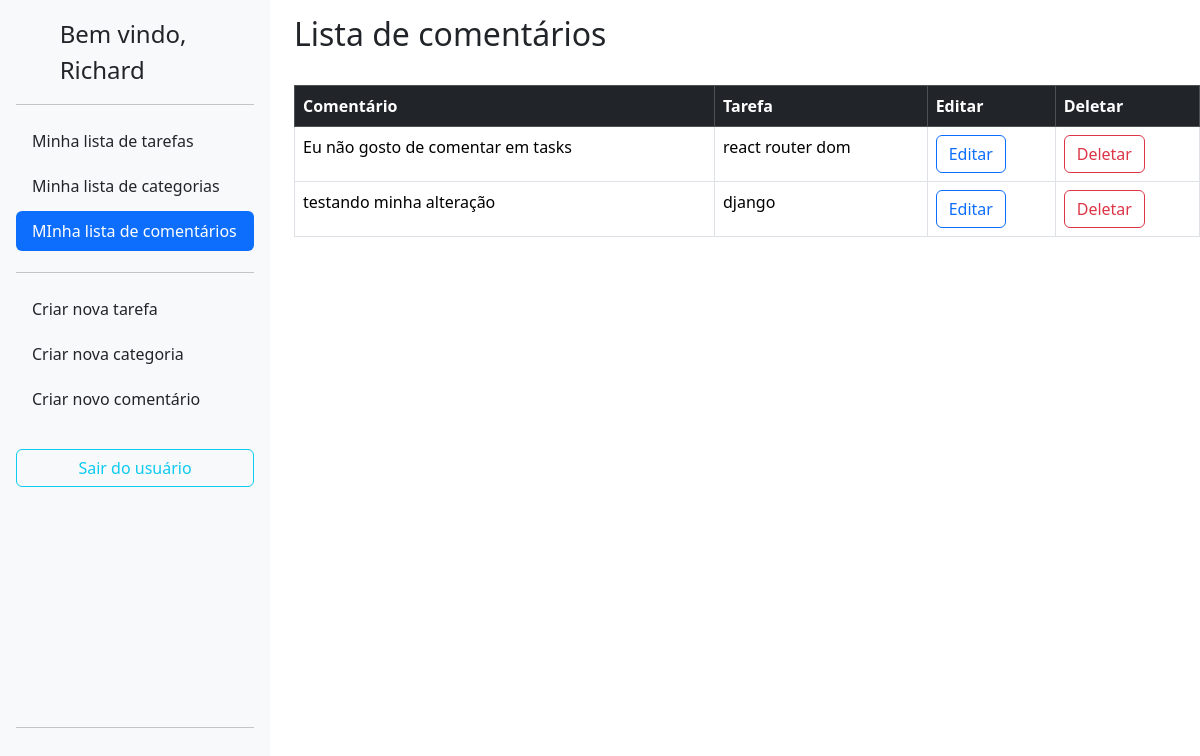
The app's page /comments/ (signed in) with its own data.
### lizetest/accounts/models.py (models this page shows, shortened)
class User(AbstractBaseUser, PermissionsMixin):
	username = models.CharField(
		_('username'),
		max_length=150,
		unique=True,
		help_text=('150 caracteres ou menos. Letras, números e @/./+/-/_ apenas.'),
		error_messages={
			'unique': _("A user with that username already exists."),
		},
		null=True,
		blank=True
	)
	name = models.CharField(_('name'), max_length=100, blank=True)
	email = models.EmailField(_('email address'), unique=True)
	is_staff = models.BooleanField(
		_('staff status'),
		default=False,
		help_text=_('Designates whether the user can log into this admin site.'),
	)
	is_active = models.BooleanField(
		_('active'),
		default=True,
		help_text=_(
			'Designates whether this user should be treated as active. '
			'Unselect this instead of deleting accounts.'
		),
	)
	filtro = models.CharField(max_length=50,default='created_at')
	objects = UserManager()
	EMAIL_FIELD = 'email'
	USERNAME_FIELD = 'username'
	REQUIRED_FIELDS = ['email']
	class Meta:
		verbose_name = 'usuário'
		verbose_name_plural = 'usuários'

### lizetest/comments/models.py (models this page shows, shortened)
class Comment(BaseModel):
    comment = models.TextField(verbose_name="Comentário")
    task = models.ForeignKey(Task,on_delete=models.CASCADE,verbose_name="Tarefa")
    author = models.ForeignKey(User,on_delete=models.CASCADE,blank=True)

### lizetest/todo/models.py (models this page shows)
class Task(BaseModel):
    title = models.CharField(max_length=255,verbose_name="Título")
    description = models.TextField(verbose_name='Descrição')
    category = models.ForeignKey(Category, on_delete=models.CASCADE,verbose_name="Categoria")
    completion_date = models.DateTimeField(null=True, blank=True)
    completed = models.BooleanField(default=False)
    author = models.ForeignKey(User,on_delete=models.CASCADE,blank=True)
    def __str__(self):
        return self.title

### lizetest/comments/views.py (the view)
# urls.py: path('', CommentsListView.as_view(), name='comments_list'),
class CommentsListView(ListView,BaseViews):
    model = Comment
    template_name = 'comments_list.html'
    context_object_name = 'comments'
    def get_queryset(self):
        return Comment.objects.filter(author=self.request.user)
    def get_context_data(self, **kwargs):
        context = super().get_context_data(**kwargs)
        context['user'] = self.request.user.username
        return context

### lizetest/core/models.py (called while the page is built)
    def dispatch(self, request, *args, **kwargs):
        if not request.user.is_authenticated:
            return redirect('accounts:login')
        return super().dispatch(request, *args, **kwargs)

### lizetest/comments/templates/comments_list.html (shortened to what this page needs)
{% extends 'base.html' %}
  {% block content %}
  <div class="row">
    <div class="col-auto">
      {% include 'sidebar.html' %}
    </div>
    <div class="col">
      <h2 style="padding-top: 15px;">Lista de comentários</h2><br>
      <table class="table table-bordered">
        <thead>
          <tr class="table-dark">
            <th scope="col">Comentário</th>
            <th scope="col">Tarefa</th>
            <th scope="col">Editar</th>
            <th scope="col">Deletar</th>
          </tr>
        </thead>
        <tbody>
          {% for comment in comments %}
          <tr>
            <td>{{comment.comment}}</td>
            <td>{{comment.task}}</td>
            <td>
              <a href="{% url 'comments:comments_edit' pk=comment.pk %}">
                <button type="button" class="btn btn-outline-primary">Editar</button>
              </a>
            </td>
            <td>
              <a href="{% url 'comments:comments_delete' pk=comment.pk %}">
              <button type="button" class="btn btn-outline-danger">Deletar</button>
            </a>
            </td>
          </tr>
          {% endfor %}
        </tbody>
      </table>
      {% endblock %}

### lizetest/core/templates/sidebar.html (shortened to what this page needs)
<div class="d-flex flex-column flex-shrink-0 p-3 bg-light" style="width:270px; height: 95vh;">
    <a href="/" class="d-flex align-items-center mb-3 mb-md-0 me-md-auto link-dark text-decoration-none">
        <svg class="bi me-2" width="40" height="32">
            <use xlink:href="#bootstrap" />
        </svg>
        <span class="fs-4">Bem vindo, {{user}}</span>
    </a>
    <hr>
    <ul class="nav nav-pills flex-column mb-auto">
        <li class="nav-item">
            <a href="{% url 'todo:task_list' %}"
                class="nav-link {% if request.resolver_match.url_name == 'task_list' %}active{% else %}link-dark{% endif %}"
                aria-current="page">
                Minha lista de tarefas
            </a>
        </li>
        <li>
            <a href="{% url 'category:category_list' %}"
                class="nav-link {% if request.resolver_match.url_name == 'category_list' %}active{% else %}link-dark{% endif %}">
                Minha lista de categorias
            </a>
        </li>
        <li>
            <a href="{% url 'comments:comments_list' %}"
                class="nav-link {% if request.resolver_match.url_name == 'comments_list' %}active{% else %}link-dark{% endif %}">
                MInha lista de comentários
            </a>
        </li>
        <hr>
        <li>
            <a href="{% url 'todo:task_create' %}" class="nav-link link-dark"
                onmouseover="this.className='nav-link active'" onmouseout="this.className='nav-link link-dark'">
                Criar nova tarefa
            </a>
        </li>
        <li>
            <a href="{% url 'category:category_create' %}" class="nav-link link-dark"
                onmouseover="this.className='nav-link active'" onmouseout="this.className='nav-link link-dark'">
                Criar nova categoria
            </a>
        </li>
        <li style="padding-bottom: 30px;">
            <a href="{% url 'comments:comments_create' %}" class="nav-link link-dark"
                onmouseover="this.className='nav-link active'" onmouseout="this.className='nav-link link-dark'">
                Criar novo comentário
            </a>
        </li>
        <button type="button" class="btn btn-outline-info" id="btn-signout"> Sair do usuário </button>
    </ul>
    <hr>
</div>

### lizetest/core/templates/base.html (style rules this page uses)
li { padding-bottom: 5px; }

### records on screen
User: username "Richard"
Comment: comment "Eu não gosto de comentar em tasks", task "react router dom"
Comment: comment "testando minha alteração", task "django"
